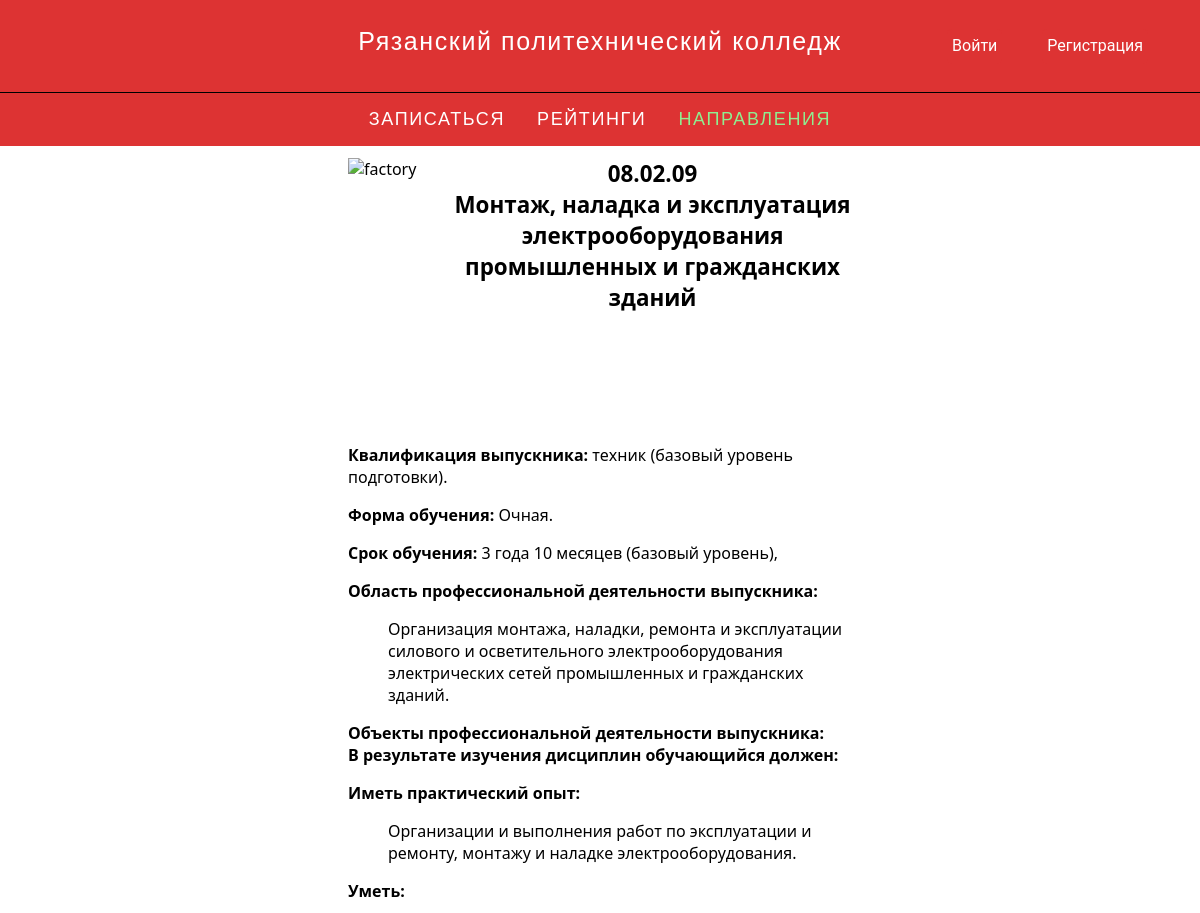
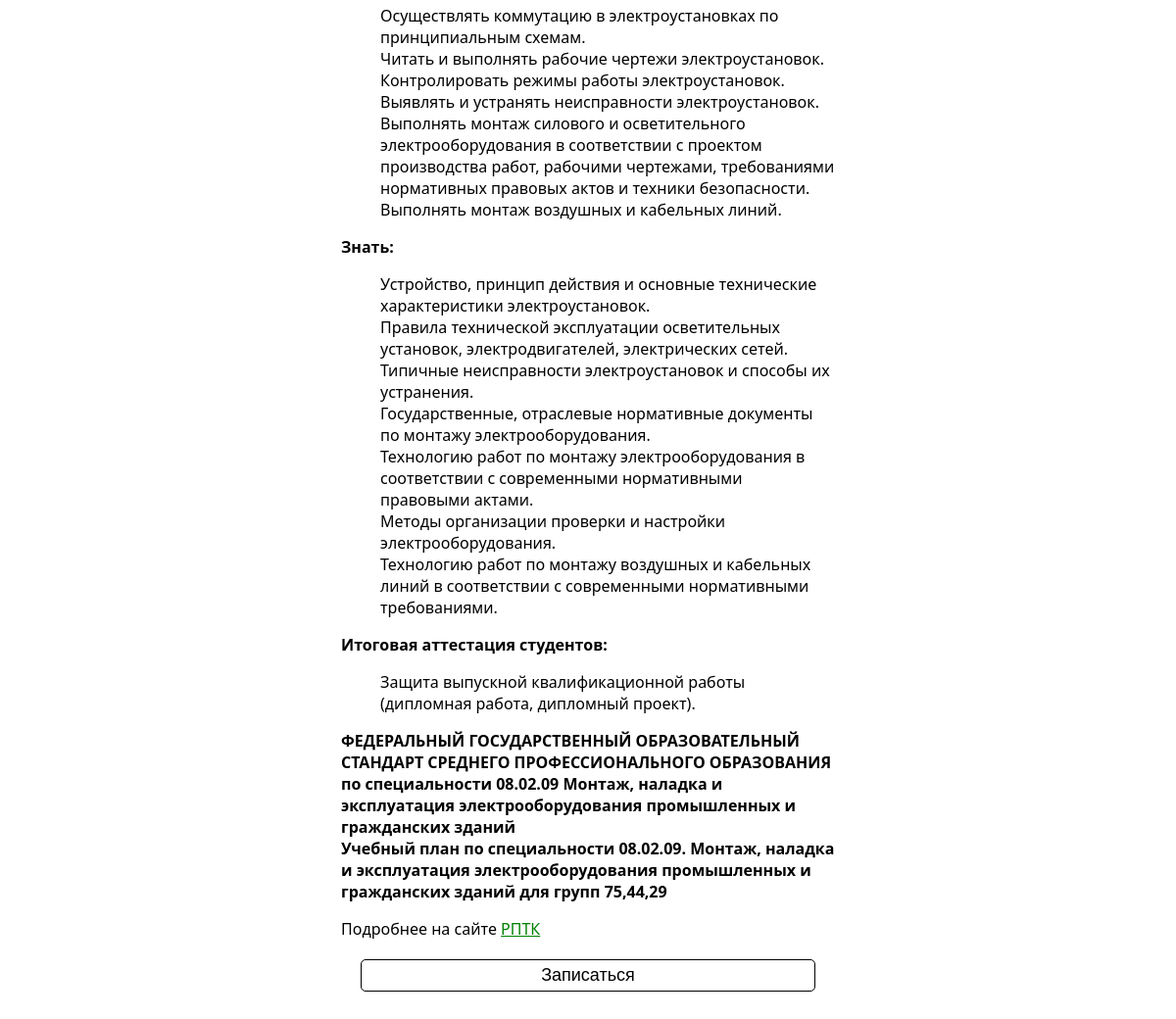
Page /professions/1 on the committed database (2 pictures, top to bottom).
### tables this page shows
CREATE TABLE profs ( 
	spec_id              text     ,
	name                 text     ,
	spec_data            text     ,
	legend               text     ,
	photoWay             text     ,
	CONSTRAINT Unq_profs_spec_id UNIQUE ( spec_id ) 
 );

### app.py (the view)
@app.route('/professions/<int:id>')
def showProf(id):
    data = req(
        f" Select rowid, `spec_id`, `name`, `spec_data`, `legend`, `photoWay` From `profs` Where rowid = '{id}'", False)[0]
    return render_template('profPage.html', info=data, profID=id)

### app.py (called while the page is built)
def _c(f) -> list:
    r = []
    for i in f:
        r.append(i)
    return r

def req(sql: str, needCommit: bool = True) -> list:
    db = sqlite3.connect(DATABASE_WAY)
    c = db.cursor()
    if ';' in sql:
        temp = c.executescript(sql)
    else:
        temp = c.execute(sql)
    if needCommit:
        db.commit()
    return _c(temp)

### templates/profPage.html (shortened to what this page needs)
{% extends 'layout.html' %}
{% block body %}
<div class="prof_body">
    <div class="prof_main_column">
        <div class='prof_topper'>
            <span class='title'>
                {{ info[1] }}
                <br>
                {{ info[2] }}
            </span>
            {% if info[5] %}
                <img src="{{ url_for('static', filename=info[5]) }}" alt="factory">
            {% else %}
                <img src="{{ url_for('static', filename='13704_o_l_1x.png') }}" alt="factory">
            {% endif %}
        </div>
        <div class='prof_info'>
            {% include info[1]+'.html' %}
            <span class='more'>Подробнее на сайте <a href="http://polytech-rzn.ru/?page_id=17">РПТК</a></span>
        </div>
        <button onclick="window.location.href='/claim'">Записаться</button>
    </div>
</div>
{% endblock body %}

### templates/layout.html (style rules this page uses)
body { margin: 0px; font-family: 'Segoe UI', Tahoma, Geneva, Verdana, sans-serif; display: flex; flex-direction: column; align-content: center; justify-content: center; overflow-y: scroll; transition: .5s; }
button { padding: 5px; background-color: white; border: 1px solid black; border-radius: 5px; margin: 20px; font-size: large; transition: 0.3s; }
a { text-decoration: white; color: white; }

### templates/profPage.html (style rules this page uses)
div.prof_body { display: flex; flex: 1 1; flex-direction: column; justify-content: center; margin: 20%; margin-top: 1%; margin-bottom: 3%; }
div.prof_main_column { display: flex; flex-direction: column; padding-left: 15%; padding-right: 15%; justify-content: center; }
span.title { text-align: center; font-size: 2.8vh; font-weight: 700; }
img { height: 270px; width: 300px; }
div.prof_topper { display: flex; flex-direction: row-reverse; }
div.prof_info { display: block; word-wrap: break-word; overflow-wrap: normal; word-break: normal; line-break: auto; hyphens: manual; width: 100%; }
span.more > a { color: green; text-decoration: underline; }

### rows in the picture
profs: spec "08.02.09", name "Монтаж, наладка и эксплуатация электрооборудования промышленных и гражданских зданий"
